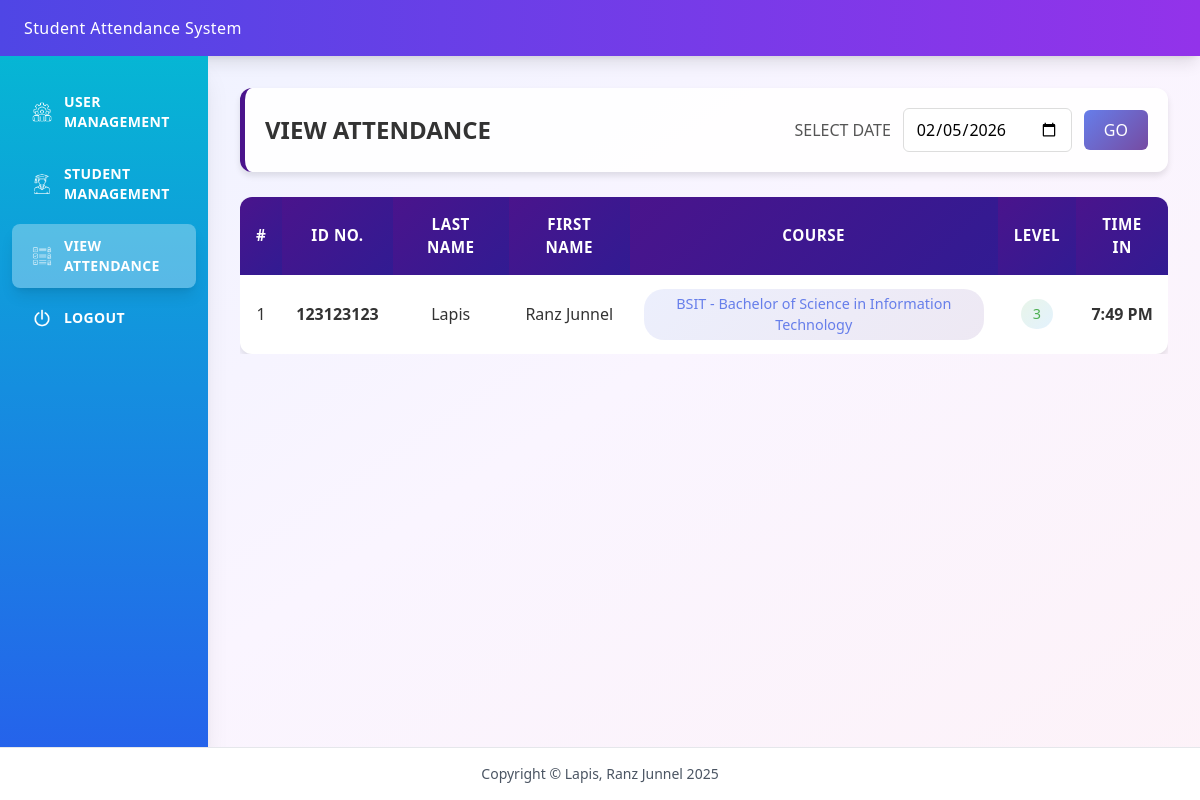
The page /view-attendance (signed in) on the database as committed earlier.
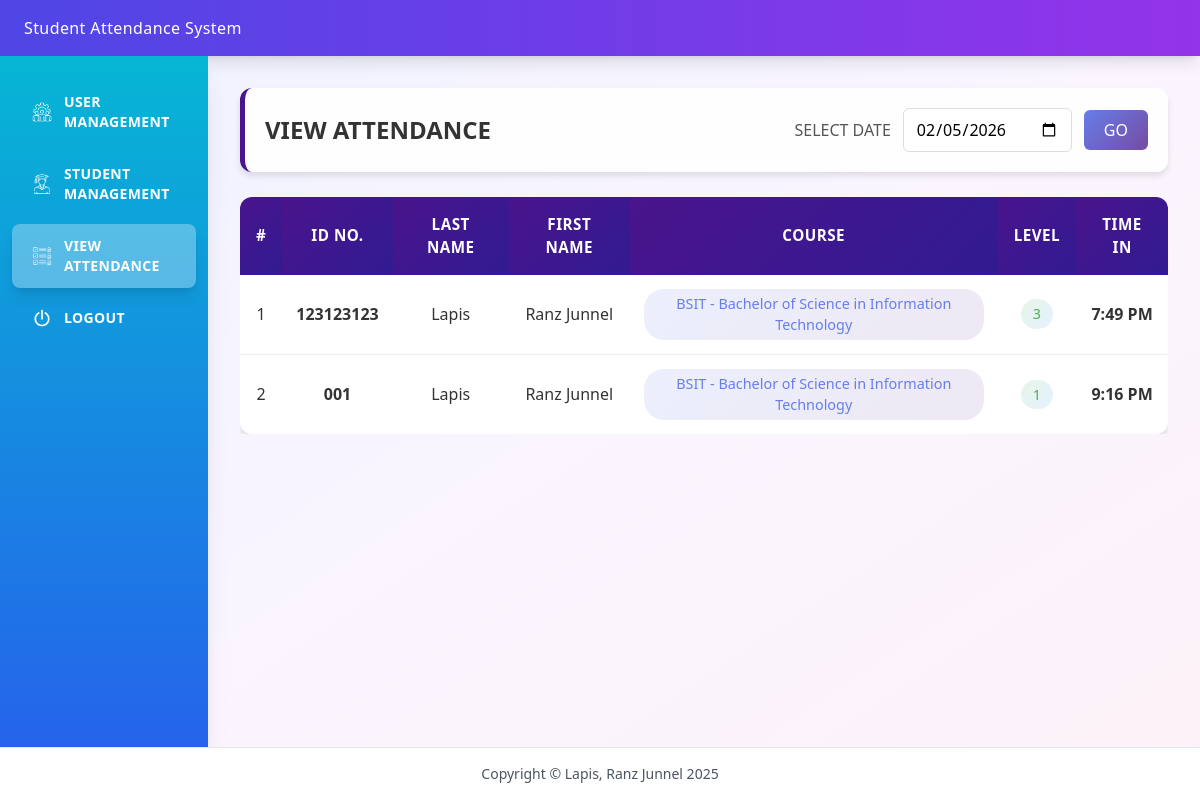
The same page on the database as committed later.
### tables this page shows
CREATE TABLE attendance (
            id INTEGER PRIMARY KEY AUTOINCREMENT,
            idno VARCHAR(10) NOT NULL,
            date DATE NOT NULL,
            time_in TIME NOT NULL,
            created_at TIMESTAMP DEFAULT CURRENT_TIMESTAMP,
            FOREIGN KEY (idno) REFERENCES students(idno)
        );

### app.py (the view)
@app.route("/view-attendance")
def view_attendance():
    if 'user_id' not in session:
        return redirect(url_for('login'))
    selected_date = request.args.get('date')
    if selected_date:
        try:
            parsed_date = datetime.strptime(selected_date, "%Y-%m-%d")
            selected_date = parsed_date.strftime("%Y-%m-%d")
        except ValueError:
            selected_date = datetime.now().strftime("%Y-%m-%d")
    else:
        selected_date = datetime.now().strftime("%Y-%m-%d")
    records = rows_to_dicts(get_attendance_by_date(selected_date))
    for record in records:
        time_24h = record.get('time_in')
        if time_24h:
            try:
                time_to_parse = time_24h.split('.')[0]
                time_obj = datetime.strptime(time_to_parse, "%H:%M:%S")
                time_12h = time_obj.strftime("%I:%M %p").lstrip('0')
                record['time_in'] = time_12h
            except ValueError:
                pass
    return render_template("view_attendance.html", records=records, selected_date=selected_date)

### app.py (called while the page is built)
def rows_to_dicts(rows):
    return [dict(row) for row in rows]

### dbhelper.py (called while the page is built)
def connect():
    base_path = os.path.dirname(os.path.abspath(__file__))
    db_path = os.path.join(base_path, "school.db")
    conn = sqlite3.connect(db_path)
    conn.row_factory = sqlite3.Row
    return conn

def get_attendance_by_date(date):
    conn = connect()
    cur = conn.cursor()
    cur.execute('''
        SELECT
            a.id,
            a.idno,
            COALESCE(s.lastname, 'N/A') as lastname,
            COALESCE(s.firstname, 'N/A') as firstname,
            COALESCE(s.course, 'N/A') as course,
            COALESCE(s.level, 'N/A') as level,
            a.date,
            a.time_in
        FROM attendance a
        LEFT JOIN students s ON a.idno = s.idno
        WHERE DATE(a.date) = ?
        ORDER BY a.time_in ASC
    ''', (date,))
    rows = cur.fetchall()
    conn.close()
    return rows

### templates/view_attendance.html (shortened to what this page needs)
{% extends 'base.html' %}
{% block content %}
<div class="animate-fadeIn">
    <div class="filter-section">
        <label>VIEW ATTENDANCE</label>
        <form method="GET" action="{{ url_for('view_attendance') }}" class="date-filter-form">
            <label>SELECT DATE</label>
            <input type="date" name="date" value="{{ selected_date }}" required>
            <button type="submit" class="btn-go">GO</button>
        </form>
    </div>
    <div class="card">
        {% if records %}
        <div class="overflow-x-auto">
            <table class="attendance-table">
                <thead>
                    <tr>
                        <th>#</th>
                        <th>ID NO.</th>
                        <th>LAST NAME</th>
                        <th>FIRST NAME</th>
                        <th>COURSE</th>
                        <th>LEVEL</th>
                        <th>TIME IN</th>
                    </tr>
                </thead>
                <tbody>
                    {% for record in records %}
                    <tr class="{% if record.lastname == 'N/A' %}text-red-500 bg-red-50{% endif %}">
                        <td>{{ loop.index }}</td>
                        <td><strong>{{ record.idno }}</strong></td>
                        <td>{{ record.lastname }}</td>
                        <td>{{ record.firstname }}</td>
                        <td><span class="course-badge">{{ record.course }}</span></td>
                        <td><span class="level-badge">{{ record.level }}</span></td>
                        <td><strong>{{ record.time_in }}</strong></td>
                    </tr>
                    {% endfor %}
                </tbody>
            </table>
        </div>
        {% endif %}
    </div>
</div>
{% endblock %}

### templates/base.html (shortened to what this page needs)
<!DOCTYPE html>
<html lang="en">
<head>
    <script src="{{ url_for('static', filename='js/tailwindcss.min.js') }}"></script>
    <link rel="stylesheet" href="{{ url_for('static', filename='css/sweetalert2.min.css') }}">
</head>
<body class="bg-gradient-to-br from-indigo-50 via-purple-50 to-pink-50 font-sans">
    <div class="bg-gradient-to-r from-indigo-600 to-purple-600 text-white shadow-lg">
        <div class="px-6 py-4">
            <h4 class="text-base font-medium tracking-wide">
                Student Attendance System
            </h4>
        </div>
    </div>
    <div class="main-container">
        {% if session.user_id and request.endpoint not in ['login', 'qr_scanner'] %}
        <div class="sidebar bg-gradient-to-b from-cyan-500 to-blue-600 shadow-xl">
            <nav class="py-6 space-y-2">
                <a href="{{ url_for('user_management') }}"
                   class="flex items-center mx-3 px-5 py-3 text-white font-semibold text-sm tracking-wide rounded-lg
                   transition-all duration-200 hover:bg-white/25 hover:translate-x-1 hover:shadow-lg
                   {% if request.endpoint == 'user_management' %}bg-white/30 shadow-lg{% endif %}">
                    <img src="{{ url_for('static', filename='icons/usermanagement.png') }}" alt="User Management" class="nav-icon">
                    USER MANAGEMENT
                </a>
                <a href="{{ url_for('student_management') }}"
                   class="flex items-center mx-3 px-5 py-3 text-white font-semibold text-sm tracking-wide rounded-lg
                   transition-all duration-200 hover:bg-white/25 hover:translate-x-1 hover:shadow-lg
                   {% if request.endpoint == 'student_management' %}bg-white/30 shadow-lg{% endif %}">
                    <img src="{{ url_for('static', filename='icons/studentmanagement.png') }}" alt="Student Management" class="nav-icon">
                    STUDENT MANAGEMENT
                </a>
                <a href="{{ url_for('view_attendance') }}"
                   class="flex items-center mx-3 px-5 py-3 text-white font-semibold text-sm tracking-wide rounded-lg
                   transition-all duration-200 hover:bg-white/25 hover:translate-x-1 hover:shadow-lg
                   {% if request.endpoint == 'view_attendance' %}bg-white/30 shadow-lg{% endif %}">
                    <img src="{{ url_for('static', filename='icons/attendance.png') }}" alt="View Attendance" class="nav-icon">
                    VIEW ATTENDANCE
                </a>
                <a href="{{ url_for('logout') }}"
                   class="flex items-center mx-3 px-5 py-3 text-white font-semibold text-sm tracking-wide rounded-lg
                   transition-all duration-200 hover:bg-red-500/90 hover:translate-x-1 hover:shadow-lg">
                    <img src="{{ url_for('static', filename='icons/logout.png') }}" alt="Logout" class="nav-icon">
                    LOGOUT
                </a>
            </nav>
        </div>
        {% endif %}
        <div class="content-area">
            <div class="content-scroll">
                <div class="max-w-7xl mx-auto">
                    {% block content %}{% endblock %}
                </div>
            </div>
        </div>
    </div>
    <footer class="footer bg-white border-t border-gray-200 text-center py-4">
        <p class="text-gray-600 text-sm">
            Copyright © Lapis, Ranz Junnel 2025
        </p>
    </footer>
</body>
</html>

### templates/base.html (style rules this page uses)
.animate-fadeIn { animation: fadeIn 0.5s ease-out; }
html, body { height: 100%; margin: 0; padding: 0; }
body { display: flex; flex-direction: column; min-height: 100vh; }
.main-container { display: flex; flex: 1 0 auto; overflow: hidden; }
.sidebar { width: 13rem; flex-shrink: 0; overflow-y: auto; }
.content-area { flex: 1; display: flex; flex-direction: column; overflow: hidden; }
.content-scroll { flex: 1; overflow-y: auto; padding: 2rem; }
.footer { flex-shrink: 0; }
.nav-icon { width: 20px; height: 20px; filter: invert(1); margin-right: 12px; }

### templates/view_attendance.html (style rules this page uses)
.filter-section { background: rgba(255, 255, 255, 0.95); padding: 20px; border-radius: 12px; box-shadow: 0 4px 6px rgba(0, 0, 0, 0.1); margin-bottom: 25px; display: flex; align-items: center; justify-content: space-between; border-left: 5px solid #4A148C; }
.filter-section label { font-weight: 600; font-size: 1.5rem; color: #333; margin: 0; }
.date-filter-form { display: flex; align-items: center; gap: 12px; }
.date-filter-form label { font-weight: 500; font-size: 1rem; color: #555; }
.date-filter-form input[type="date"] { padding: 8px 12px; border: 1px solid #ddd; border-radius: 6px; font-size: 1rem; min-width: 160px; }
.btn-go { background: linear-gradient(135deg, #667eea 0%, #764ba2 100%); color: white; border: none; padding: 8px 20px; border-radius: 6px; font-weight: 500; cursor: pointer; transition: all 0.3s ease; }
.attendance-table { width: 100%; border-collapse: collapse; background: white; border-radius: 12px; overflow: hidden; box-shadow: 0 4px 6px rgba(0, 0, 0, 0.1); }
.attendance-table th { background: linear-gradient(135deg, #4A148C 0%, #311B92 100%); color: white; padding: 16px; text-align: center; font-weight: 600; font-size: 0.95rem; text-transform: uppercase; letter-spacing: 0.5px; }
.attendance-table td { padding: 14px; text-align: center; border-bottom: 1px solid #eee; color: #333; }
.attendance-table tr:last-child td { border-bottom: none; }

Rows that differ between the two databases and show on the page:
added attendance: idno "001", lastname "Lapis", firstname "Ranz Junnel", course "BSIT - Bachelor of Science in Information Technology", level "1", time_in "9:16 PM"
